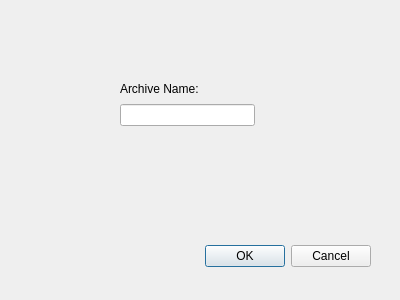
<?xml version="1.0" encoding="UTF-8"?>
<ui version="4.0">
 <class>Dialog</class>
 <widget class="QDialog" name="Dialog">
  <property name="geometry">
   <rect>
    <x>0</x>
    <y>0</y>
    <width>400</width>
    <height>300</height>
   </rect>
  </property>
  <property name="windowTitle">
   <string>Redirect Asset to Another Archive</string>
  </property>
  <widget class="QDialogButtonBox" name="buttonBox">
   <property name="geometry">
    <rect>
     <x>30</x>
     <y>240</y>
     <width>341</width>
     <height>32</height>
    </rect>
   </property>
   <property name="orientation">
    <enum>Qt::Orientation::Horizontal</enum>
   </property>
   <property name="standardButtons">
    <set>QDialogButtonBox::StandardButton::Cancel|QDialogButtonBox::StandardButton::Ok</set>
   </property>
  </widget>
  <widget class="QWidget" name="">
   <property name="geometry">
    <rect>
     <x>120</x>
     <y>80</y>
     <width>135</width>
     <height>46</height>
    </rect>
   </property>
   <layout class="QVBoxLayout" name="verticalLayout">
    <item>
     <widget class="QLabel" name="archiveNameLabel">
      <property name="text">
       <string>Archive Name:</string>
      </property>
     </widget>
    </item>
    <item>
     <widget class="QLineEdit" name="archiveNameLineEdit"/>
    </item>
   </layout>
  </widget>
 </widget>
 <resources/>
 <connections>
  <connection>
   <sender>buttonBox</sender>
   <signal>accepted()</signal>
   <receiver>Dialog</receiver>
   <slot>accept()</slot>
   <hints>
    <hint type="sourcelabel">
     <x>248</x>
     <y>254</y>
    </hint>
    <hint type="destinationlabel">
     <x>157</x>
     <y>274</y>
    </hint>
   </hints>
  </connection>
  <connection>
   <sender>buttonBox</sender>
   <signal>rejected()</signal>
   <receiver>Dialog</receiver>
   <slot>reject()</slot>
   <hints>
    <hint type="sourcelabel">
     <x>316</x>
     <y>260</y>
    </hint>
    <hint type="destinationlabel">
     <x>286</x>
     <y>274</y>
    </hint>
   </hints>
  </connection>
 </connections>
</ui>
